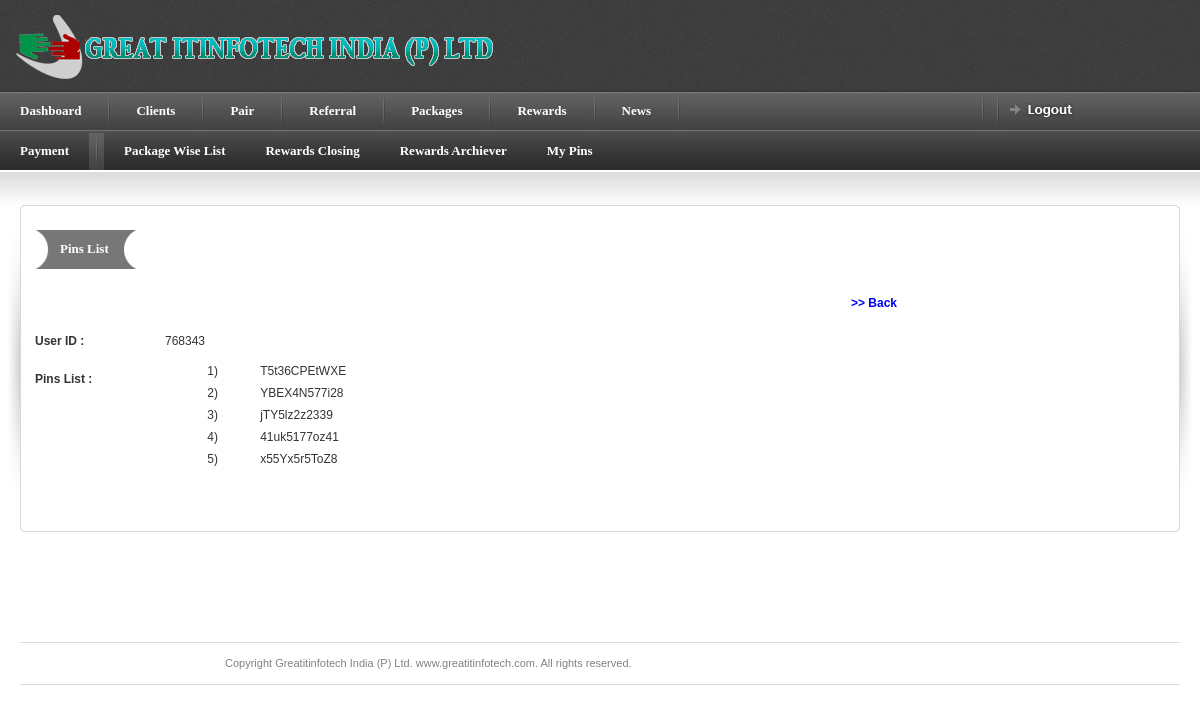
Page /admin/view_pins.php?pinid=1 (signed in) on the committed database.
### tables this page shows
CREATE TABLE IF NOT EXISTS `my_pins` (
  `pin_id` int(10) NOT NULL AUTO_INCREMENT,
  `user_id` int(10) NOT NULL,
  `client_id` int(11) NOT NULL,
  `pin_count` int(10) NOT NULL,
  `created_dte` date NOT NULL,
  PRIMARY KEY (`pin_id`)
);

CREATE TABLE IF NOT EXISTS `my_pin_list` (
  `pin_id` int(10) NOT NULL AUTO_INCREMENT,
  `pin_cunt_id` int(10) NOT NULL,
  `user_id` int(10) NOT NULL,
  `client_id` int(10) NOT NULL,
  `pins` text NOT NULL,
  `created_dte` date NOT NULL,
  PRIMARY KEY (`pin_id`)
);

### admin/view_pins.php (the view, shortened to what this page needs)
<?php
$pgtitle = "Pins List";
?>
<!DOCTYPE html PUBLIC "-//W3C//DTD XHTML 1.0 Strict//EN" "http://www.w3.org/TR/xhtml1/DTD/xhtml1-strict.dtd">
<html xmlns="http://www.w3.org/1999/xhtml">
<head>
<link rel="stylesheet" href="css/screen.css" type="text/css" media="screen" title="default" />
<link rel="stylesheet" href="css/datePicker.css" type="text/css" />
</head>
<body>
<?php require_once("header.php"); ?>
<div id="content-outer">
<div id="content">
	<table border="0" width="100%" cellpadding="0" cellspacing="0" id="content-table">
  <tr>
    <th rowspan="3" class="sized"><img src="images/shared/side_shadowleft.jpg" width="20" height="300" alt="" /></th>
    <th class="topleft"></th>
    <td id="tbl-border-top">&nbsp;</td>
    <th class="topright"></th>
    <th rowspan="3" class="sized"><img src="images/shared/side_shadowright.jpg" width="20" height="300" alt="" /></th>
  </tr>
  <tr>
    <td id="tbl-border-left"></td>
    <td>
        <div id="content-table-inner">
<form name="frm" id="frm" method="post" action="ins_pin_generate.php">
		  <table border="0" width="100%" cellpadding="0" cellspacing="0">
            <tr valign="top">
              <td>
                  <div id="step-holder">
                    <div class="step-dark-left"><a href=""><?php echo $pgtitle; ?></a></div>
                    <div class="step-dark-right">&nbsp;</div>
                  </div>
				  <?php
				  if(isset($_GET['pinid']))
				  {
				    $pinid = $_GET['pinid'];
				  }
				  $sqlstr = "select * from my_pins where pin_id = '".$pinid."'";
				  $res = mysql_query($sqlstr) or die(mysql_error());
				  $result = mysql_fetch_array($res);
				  ?>
                  <table width="862" border="0" cellpadding="0" cellspacing="0"  id="id-form">
                    <tr>
                      <th valign="top">&nbsp;</th>
                      <td align="right"><a href="pin_generate.php"><strong>&gt;&gt; Back</strong></a></td>
                    </tr>
                    <tr>
                      <th width="149" valign="top">User ID  : </th>
                      <td><?php echo $result['user_id']; ?></td>
                      </tr>
                    <tr>
                      <th valign="top">Pins List : </th>
                      <td>
					  <table width="100%" border="0" cellspacing="0" cellpadding="0">
                        <?php
						$pns = "select * from my_pin_list where pin_cunt_id = '".$pinid."'";
						$pns1 = mysql_query($pns) or die(mysql_error());
						$sno = 1;
						while($pns2 = mysql_fetch_array($pns1))
						{ ?>
						<tr><td width="13%" align="center"><?php echo $sno; ?>)</td>
						  <td width="87%"><?php echo $pns2['pins']; ?></td>
						</tr>
						<?php $sno++; } ?>
                      </table>					  </td>
                    </tr>
                  </table>
              </td>
            </tr>
            <tr>
              <td><img src="images/shared/blank.gif" width="695" height="1" alt="blank" /></td>
            </tr>
          </table>
		  </form>
        </div>
    </td>
    <td id="tbl-border-right"></td>
  </tr>
  <tr>
    <th class="sized bottomleft"></th>
    <td id="tbl-border-bottom">&nbsp;</td>
    <th class="sized bottomright"></th>
  </tr>
</table>
</div>
</div>
<?php require_once("footer.php"); ?>
</body>
</html>

### admin/css/screen.css (style rules this page uses)
* { margin: 0; padding: 0; }
html, body { height: 100%; }
body { background: #fff; color: #393939; font-family: Arial; font-size: 0px; line-height: 0; }
#content-outer { background: url(../images/shared/content_repeat.jpg) repeat-x; }
#content { color: #333; font-family: Arial, Helvetica, sans-serif; font-size: 12px; line-height: 18px; margin: 0 auto 0 auto; max-width: 1260px; min-width: 780px; padding: 35px 0px 30px 0px; }
#content-table { font-size: 0px; line-height: 0px; }
#content-table th.sized { height: 15px; width: 15px; padding: 0; margin: 0; font-size: 0px; line-height: 0px; }
#content-table-inner { font-size: 12px; line-height: 12px; padding: 10px 0 20px 0; }
#tbl-border-top { background: url(../images/shared/border_bit.jpg) top repeat-x; line-height: 0;font-size: 0px; height: 15px; }
#tbl-border-bottom { background: url(../images/shared/border_bit.jpg) bottom repeat-x; line-height: 0;font-size: 0px; height: 15px; }
#tbl-border-left { background: url(../images/shared/border_bit.jpg) left repeat-y; }
#tbl-border-right { background: url(../images/shared/border_bit.jpg) right repeat-y; }
.topleft { background: url(../images/shared/corner_top_left.jpg) no-repeat; width:15px; height:15px; }
.topright { background: url(../images/shared/corner_top_right.jpg) no-repeat; width:15px; height:15px; }
.bottomleft { background: url(../images/shared/corner_bottom_left.jpg) no-repeat; width:15px; height:15px; }
.bottomright { background: url(../images/shared/corner_bottom_right.jpg) no-repeat; width:15px; height:15px; }
#id-form td { padding: 0 0 10px 0; }
#id-form th { line-height: 28px; min-width: 130px; padding: 0 0 10px 0; text-align: left; width: 130px; }
#step-holder { font-family: Tahoma; height:39px; margin-bottom: 20px; }
.step-dark-left { float:left; background: url(../images/forms/step_dark_left.gif) no-repeat; height:27px; padding:13px 15px 0 25px; font-size: 13px; color:#fff; font-weight: bold; }
.step-dark-left a { font-size: 13px; color:#fff; font-weight: bold; }
.step-dark-right { float:left; width:12px; background: url(../images/forms/step_dark_right.gif) no-repeat; height:39px; }
table { border-collapse: collapse; }
a { outline: none; text-decoration: none; }
img { border: 0; }
form { margin: 0; padding: 0; }

### rows in the picture
my_pins: user "768343"
my_pin_list: pins "T5t36CPEtWXE"
my_pin_list: pins "YBEX4N577i28"
my_pin_list: pins "jTY5lz2z2339"
my_pin_list: pins "41uk5177oz41"
my_pin_list: pins "x55Yx5r5ToZ8"

### other values in the picture
$pgtitle "Pins List"
